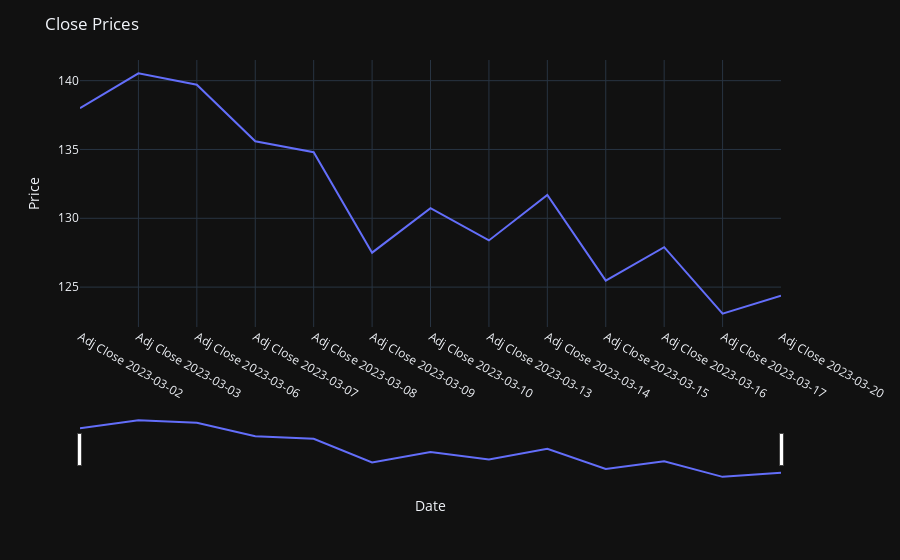

The code cell stored with this chart in its notebook:
### Code cell
# Creating line plot
fig = px.line(x=JPMdf.index, y=JPMdf)

# Updating layout
fig.update_layout(
    title='Close Prices',
    xaxis_title='Date',
    yaxis_title='Price',
    template='plotly_dark',
    xaxis_rangeslider_visible=True
)

# Showing figure
fig.show()

### Figure 1 — Plotly figure (JSON) as saved in the notebook; plotly's stock layout.template omitted (floating-point values rounded to 4 significant figures)
{"data": [{"hovertemplate": "x=%{x}<br>y=%{y}<extra></extra>", "legendgroup": "", "line": {"color": "#636efa", "dash": "solid"}, "marker": {"symbol": "circle"}, "mode": "lines", "name": "", "orientation": "v", "showlegend": false, "type": "scatter", "x": ["Adj Close 2023-03-02", "Adj Close 2023-03-03", "Adj Close 2023-03-06", "Adj Close 2023-03-07", "Adj Close 2023-03-08", "Adj Close 2023-03-09", "Adj Close 2023-03-10", "Adj Close 2023-03-13", "Adj Close 2023-03-14", "Adj Close 2023-03-15", "Adj Close 2023-03-16", "Adj Close 2023-03-17", "Adj Close 2023-03-20"], "xaxis": "x", "y": [138.0, 140.5, 139.7, 135.6, 134.8, 127.5, 130.7, 128.4, 131.7, 125.5, 127.9, 123.1, 124.4], "yaxis": "y"}], "layout": {"legend": {"tracegroupgap": 0}, "margin": {"t": 60}, "title": {"text": "Close Prices"}, "xaxis": {"anchor": "y", "domain": [0, 1], "rangeslider": {"visible": true}, "title": {"text": "Date"}}, "yaxis": {"anchor": "x", "domain": [0, 1], "title": {"text": "Price"}}}}
